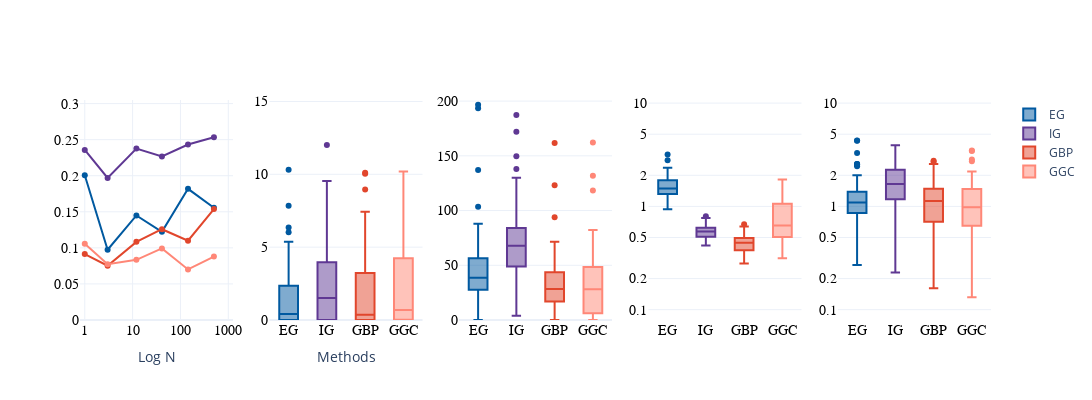

Source (notebook cell):
### Code cell
## Plot ##
import plotly.graph_objects as go
from plotly.subplots import make_subplots


def format_title(title, subtitle=None, subtitle_font_size=14):
    title = f"<b>{title}</b>"
    if not subtitle:
        return title
    subtitle = f'<span style="font-size: {subtitle_font_size}px;">{subtitle}</span>'
    return f"{title}<br>{subtitle}"

if target == "pce":
    title = "Attribution Evaluation PCE"
else:
    title = "Attribution Evaluation Mean Thickness"


fig = make_subplots(
    rows=1,
    cols=5
)

cd = ["#E1462C", "#0059A0", "#5F3893", "#FF8777","#0A2C6E", "#CEDEEB"]

fig.add_trace(
    go.Scatter(
        y=np.nanmean(sensN[0],0),
        x=n_list,
        name="EG",
        marker_color=cd[1],
        showlegend=False,
        mode="lines+markers",
    ),
    row=1,
    col=1,
)

fig.add_trace(
    go.Scatter(
        y=np.nanmean(sensN[1],0),
        x=n_list,
        name="IG",
        marker_color=cd[2],
        showlegend=False,
        mode="lines+markers",
    ),
    row=1,
    col=1,
)

fig.add_trace(
    go.Scatter(
        y=np.nanmean(sensN[2],0),
        x=n_list,
        name="GBP",
        marker_color=cd[0],
        showlegend=False,
        mode="lines+markers",
    ),
    row=1,
    col=1,
)

fig.add_trace(
    go.Scatter(
        y=np.nanmean(sensN[3],0),
        x=n_list,
        name="GGC",
        marker_color=cd[3],
        showlegend=False,
        mode="lines+markers",
    ),
    row=1,
    col=1,
)

fig.add_trace(
    go.Box(y=ins_abc[0], name="EG", marker_color=cd[1], showlegend=False),
    row=1,
    col=2,
)
fig.add_trace(
    go.Box(y=ins_abc[1], name="IG", marker_color=cd[2], showlegend=False),
    row=1,
    col=2,
)
fig.add_trace(
    go.Box(y=ins_abc[2], name="GBP", marker_color=cd[0], showlegend=False),
    row=1,
    col=2,
)
fig.add_trace(
    go.Box(y=ins_abc[3], name="GGC", marker_color=cd[3], showlegend=False),
    row=1,
    col=2,
)



fig.add_trace(
    go.Box(y=del_abc[0], name="EG", marker_color=cd[1], showlegend=False),
    row=1,
    col=3,
)
fig.add_trace(
    go.Box(y=del_abc[1], name="IG", marker_color=cd[2], showlegend=False),
    row=1,
    col=3,
)
fig.add_trace(
    go.Box(y=del_abc[2], name="GBP", marker_color=cd[0], showlegend=False),
    row=1,
    col=3,
)
fig.add_trace(
    go.Box(y=del_abc[3], name="GGC", marker_color=cd[3], showlegend=False),
    row=1,
    col=3,
)

fig.add_trace(
    go.Box(y=sens[0].squeeze(), name="EG", marker_color=cd[1]), row=1, col=4,
)
fig.add_trace(
    go.Box(y=sens[1].squeeze(), name="IG", marker_color=cd[2]), row=1, col=4,
)
fig.add_trace(
    go.Box(y=sens[2].squeeze(), name="GBP", marker_color=cd[0]), row=1, col=4,
)
fig.add_trace(
    go.Box(y=sens[3].squeeze(), name="GGC", marker_color=cd[3]), row=1, col=4,
)


fig.add_trace(
    go.Box(
        y=infid[0].squeeze(), name="EG", marker_color=cd[1], showlegend=False
    ),
    row=1,
    col=5,
)
fig.add_trace(
    go.Box(
        y=infid[1].squeeze(), name="IG", marker_color=cd[2], showlegend=False
    ),
    row=1,
    col=5,
)
fig.add_trace(
    go.Box(
        y=infid[2].squeeze(), name="GBP", marker_color=cd[0], showlegend=False
    ),
    row=1,
    col=5,
)
fig.add_trace(
    go.Box(
        y=infid[3].squeeze(), name="GGC", marker_color=cd[3], showlegend=False
    ),
    row=1,
    col=5,
)


fig.update_xaxes(tickfont= dict(size=14, family="Helvetica", color="rgb(0,0,0)"))
fig.update_yaxes(tickfont= dict(size=14, family="Helvetica", color="rgb(0,0,0)"))

fig.update_xaxes(title="Log N",type="log",range = [-0.1,3.1],tickvals = [1,10,100,1000], zeroline=False, row=1, col=1)
fig.update_xaxes(title="Methods",zeroline=True, row=1, col=2)
fig.update_xaxes(zeroline=True, row=1, col=4)

fig.update_yaxes(range = [0, 0.305], row=1, col=1) # [-0.61, 0.61] [-0.61, 0.61] [-0.01, 0.21] [-0.61, 0.61] [0, 0.81] [-0.21, 0.81] [0, 0.305]
fig.update_yaxes(range = [0,15.1],rangemode="tozero", row=1, col=2) # [0,1.01] [0,40.5] [0,0.51] [0,1.02] [0,0.41] [0,25.5] [0,0.105]
fig.update_yaxes(range = [0,201],rangemode="tozero", row=1, col=3) # [0,6.05] [0,302] [-0.01,2.01] [-1.1,1.03] [-0.01,6.1] [0,1.02] [0,81] [0,1.04]
fig.update_yaxes(range = [-1.1,1.03], rangemode="tozero",type="log",tickvals = [0.1,0.2,0.5,1,2,5,10], zeroline=True, row=1, col=4) # [-2.1,3.07] [-2.1,3.07] [-1.1,1.03] [-3.1,2.03] [-2.1,2.03] [-4.1,1.03] [-1.1,1.03]
fig.update_yaxes(range = [-1.1,1.03],rangemode="tozero",type="log",tickvals = [0.1,0.2,0.5,1,2,5,10], row=1, col=5) # [-8.1,0.1] [-4.1,4.1] [-6.1,-0.9] [-6.1,2.1] [-8.1,0.1] [-6.1,2.1] [-6.1,-2.95]

fig.update_layout(
    legend_title=None,
    legend={"traceorder": "normal"},
    title_y=0.96,
    title_x=0.035,
    template="plotly_white",
    height=400,
    width=1600,
)

fig.write_image("xai/images/"+ target + "/" + dim + "/" + dim +"_eval.png", scale=2)

fig.show()

### Figure 1 — Plotly figure (JSON) as saved in the notebook; plotly's stock layout.template omitted (floating-point values rounded to 4 significant figures)
{"data": [{"marker": {"color": "#0059A0"}, "mode": "lines+markers", "name": "EG", "showlegend": false, "type": "scatter", "x": [1, 3, 12, 41, 144, 501], "xaxis": "x", "y": [0.2006, 0.09739, 0.1449, 0.1222, 0.1819, 0.1556], "yaxis": "y"}, {"marker": {"color": "#5F3893"}, "mode": "lines+markers", "name": "IG", "showlegend": false, "type": "scatter", "x": [1, 3, 12, 41, 144, 501], "xaxis": "x", "y": [0.2358, 0.1969, 0.2377, 0.2266, 0.2433, 0.2534], "yaxis": "y"}, {"marker": {"color": "#E1462C"}, "mode": "lines+markers", "name": "GBP", "showlegend": false, "type": "scatter", "x": [1, 3, 12, 41, 144, 501], "xaxis": "x", "y": [0.0914, 0.07528, 0.1083, 0.1259, 0.11, 0.1538], "yaxis": "y"}, {"marker": {"color": "#FF8777"}, "mode": "lines+markers", "name": "GGC", "showlegend": false, "type": "scatter", "x": [1, 3, 12, 41, 144, 501], "xaxis": "x", "y": [0.1056, 0.07738, 0.08345, 0.09918, 0.07009, 0.08788], "yaxis": "y"}, {"marker": {"color": "#0059A0"}, "name": "EG", "showlegend": false, "type": "box", "xaxis": "x2", "y": [0.003058, 4.925, 2.237, 5.362, 1.524, 3.861, 2.917e-05, 2.21, 0.3102, 5.341e-05, 2.219, 3.835, 0, 0.6525, 6.865e-05, 5.854e-06, 0.0002718, 0.2962, 6.343, 0.0005616, 6.945e-05, 4.316, 1.919, 0.518, 10.31, 7.838, 0.03306, 1.198, 0.001554, 1.699, 0.01099, 0, 3.503, 2.351, 0.0001361, 4.124, 0.001391, 1.808, 2.853, 0.9901, 0.002733, 0.8112, 0.003947, 0, 0, 0, 9.309e-06, 1.916e-05, 0.0002961, 6.018], "yaxis": "y2"}, {"marker": {"color": "#5F3893"}, "name": "IG", "showlegend": false, "type": "box", "xaxis": "x2", "y": [1.321, 5.478, 4.407, 6.316, 0.7179, 5.613, 0.01977, 8.195, 0.7121, 0, 0.9494, 3.963, 1.18e-06, 1.263, 0.002425, 0.05684, 0.0005997, 1.93, 5.378, 0.577, 1.694, 6.689, 3.439, 2.27, 9.548, 6.16, 0.002718, 2.359, 0.004663, 1.911, 2.61, 0.0004456, 1.226, 2.875, 0, 12.01, 0.4994, 3.781, 2.964, 0.7069, 2.115, 0.001542, 1.773, 0.000157, 0, 0.0001487, 0, 0, 4.67, 7.066], "yaxis": "y2"}, {"marker": {"color": "#E1462C"}, "name": "GBP", "showlegend": false, "type": "box", "xaxis": "x2", "y": [0.3443, 6.467, 1.001, 6.211, 0.0002418, 4.309, 0.001349, 6.732, 0.3636, 0.0001226, 1.463, 8.949, 0, 1.986, 0.003991, 0.5693, 5.898e-05, 6.049e-05, 3.307, 0.003195, 2.512, 1.81, 0.001204, 0.000458, 10.11, 6.022, 0.03567, 1.93, 0, 0.0183, 1.583, 0.0001487, 0.5622, 5.264, 0, 10.04, 3.218, 0.09616, 2.146, 2.534, 0, 3.476, 0.0004182, 3.239e-05, 0, 0, 0.002053, 0, 4.359e-05, 7.424], "yaxis": "y2"}, {"marker": {"color": "#FF8777"}, "name": "GGC", "showlegend": false, "type": "box", "xaxis": "x2", "y": [0.629, 4.304, 2.692, 6.376, 4.356e-07, 3.656, 4.239e-05, 5.394, 1.151, 0, 1.272, 2.514, 0.0004137, 4.607, 2.406e-05, 0.05212, 0, 0.0005305, 4.257, 0.001154, 1.974, 4.244, 0.6791, 0.3963, 10.05, 5.992, 0.03257, 1.263, 0.001661, 0.06287, 4.11, 0.7051, 0.112, 5.482, 0.1965, 10.09, 1.167, 0.3646, 4.212, 7.022, 4.648, 1.075, 0.2865, 2.088e-05, 0.0001033, 0.1609, 0.01242, 0, 0.02934, 10.19], "yaxis": "y2"}, {"marker": {"color": "#0059A0"}, "name": "EG", "showlegend": false, "type": "box", "xaxis": "x3", "y": [65.06, 38.75, 87.84, 51.28, 37.07, 32.85, 34.25, 66.85, 27.58, 35.75, 36.74, 22.8, 5.161, 39.97, 0, 33.04, 32.31, 41.9, 6.048, 0.5467, 34.54, 103.5, 6.638, 23.92, 196.7, 56.4, 137.0, 53.99, 46.84, 193.5, 24.98, 60.96, 69.73, 38.84, 56.64, 49.84, 38.48, 46.35, 51.24, 84.39, 29.88, 25.2, 56.05, 21.32, 12.65, 66.64, 15.65, 38.52, 27.71, 42.1], "yaxis": "y3"}, {"marker": {"color": "#5F3893"}, "name": "IG", "showlegend": false, "type": "box", "xaxis": "x3", "y": [118.3, 48.78, 149.6, 71.01, 51.14, 79.64, 75.35, 120.7, 80.17, 59.88, 66.59, 49.25, 21.81, 53.94, 3.79, 55.92, 57.73, 69.31, 36.46, 38.08, 50.31, 88.67, 27.63, 39.33, 172.0, 108.3, 138.0, 46.7, 96.14, 187.4, 60.62, 70.62, 82.68, 48.56, 130.0, 76.85, 42.01, 97.26, 77.43, 82.2, 78.08, 41.3, 103.5, 59.2, 10.05, 60.47, 51.77, 42.13, 83.98, 81.33], "yaxis": "y3"}, {"marker": {"color": "#E1462C"}, "name": "GBP", "showlegend": false, "type": "box", "xaxis": "x3", "y": [53.42, 50.63, 93.81, 42.74, 40.87, 32.39, 20.49, 64.84, 33.67, 34.76, 29.36, 44.93, 41.85, 21.9, 19.31, 10.0, 12.96, 0.005088, 24.07, 16.89, 7.732, 28.24, 17.95, 4.351, 161.8, 53.85, 71.47, 18.36, 30.04, 123.0, 46.98, 0.2469, 26.79, 24.38, 31.09, 28.35, 44.04, 31.8, 15.64, 43.61, 15.54, 53.5, 8.198, 24.0, 28.02, 0.005196, 42.01, 0.006554, 21.25, 12.67], "yaxis": "y3"}, {"marker": {"color": "#FF8777"}, "name": "GGC", "showlegend": false, "type": "box", "xaxis": "x3", "y": [18.47, 19.95, 45.06, 54.08, 35.54, 58.45, 38.59, 28.36, 23.35, 27.89, 82.33, 16.86, 0, 30.31, 2.419, 27.24, 4.986, 67.06, 4.375, 19.34, 41.64, 131.7, 9.945, 11.68, 162.3, 44.67, 56.65, 1.584, 31.75, 118.3, 41.07, 57.13, 25.59, 33.36, 53.36, 29.45, 6.271, 9.308, 6.121, 79.76, 48.43, 21.29, 2.07, 3.643, 0.0001341, 1.046, 0, 0.01562, 34.96, 50.47], "yaxis": "y3"}, {"marker": {"color": "#0059A0"}, "name": "EG", "type": "box", "xaxis": "x4", "y": [1.481, 1.995, 1.127, 2.238, 1.794, 1.672, 2.789, 1.292, 2.034, 1.375, 1.806, 1.567, 1.342, 1.113, 1.49, 1.669, 1.276, 1.79, 1.487, 1.62, 1.62, 1.418, 1.468, 1.4, 1.08, 1.293, 0.9937, 1.134, 0.9678, 1.058, 0.9384, 1.498, 2.025, 1.339, 1.902, 3.174, 2.181, 1.396, 1.479, 1.511, 1.993, 1.25, 1.507, 1.931, 1.419, 1.319, 1.627, 1.445, 1.722, 2.372], "yaxis": "y4"}, {"marker": {"color": "#5F3893"}, "name": "IG", "type": "box", "xaxis": "x4", "y": [0.4525, 0.432, 0.6214, 0.5103, 0.6388, 0.5236, 0.5948, 0.6352, 0.545, 0.7145, 0.5278, 0.6249, 0.5666, 0.5198, 0.4617, 0.7015, 0.5296, 0.5734, 0.4689, 0.6142, 0.5125, 0.5881, 0.5081, 0.7458, 0.5674, 0.5798, 0.6223, 0.5004, 0.6181, 0.5803, 0.502, 0.5708, 0.4692, 0.4837, 0.5794, 0.4184, 0.4679, 0.7716, 0.465, 0.5897, 0.6226, 0.6234, 0.8035, 0.44, 0.5848, 0.6303, 0.5953, 0.5093, 0.667, 0.531], "yaxis": "y4"}, {"marker": {"color": "#E1462C"}, "name": "GBP", "type": "box", "xaxis": "x4", "y": [0.483, 0.5322, 0.4665, 0.5309, 0.3456, 0.3961, 0.4134, 0.4378, 0.3201, 0.6376, 0.536, 0.4302, 0.4618, 0.5014, 0.6715, 0.4078, 0.4062, 0.4818, 0.5493, 0.2797, 0.4447, 0.3361, 0.4638, 0.4794, 0.4581, 0.4449, 0.4936, 0.39, 0.3385, 0.3842, 0.4042, 0.374, 0.4598, 0.5753, 0.363, 0.4695, 0.4206, 0.3559, 0.325, 0.3739, 0.545, 0.5613, 0.3627, 0.4862, 0.5486, 0.3756, 0.5601, 0.4269, 0.4635, 0.322], "yaxis": "y4"}, {"marker": {"color": "#FF8777"}, "name": "GGC", "type": "box", "xaxis": "x4", "y": [0.5387, 0.8536, 0.495, 0.6849, 0.6517, 0.6811, 0.6934, 0.442, 1.013, 0.5203, 0.5106, 0.451, 0.3155, 1.202, 0.7687, 1.196, 0.5815, 0.8923, 0.3857, 0.867, 0.6514, 0.488, 0.4855, 0.5683, 0.526, 0.5759, 0.522, 1.059, 0.3249, 0.5139, 0.3949, 0.802, 0.7574, 1.21, 1.391, 1.609, 0.621, 0.3942, 1.822, 0.603, 1.066, 1.103, 1.564, 1.262, 0.4422, 0.5056, 0.4115, 1.338, 1.133, 0.8604], "yaxis": "y4"}, {"marker": {"color": "#0059A0"}, "name": "EG", "showlegend": false, "type": "box", "xaxis": "x5", "y": [1.065, 0.8851, 0.9346, 0.6433, 0.3497, 0.7119, 1.168, 1.185, 0.2705, 0.8814, 0.7441, 0.5345, 2.574, 0.5539, 0.875, 0.9684, 2.442, 1.451, 0.9327, 1.14, 0.6915, 4.336, 0.5267, 1.288, 3.282, 2.001, 2.566, 1.225, 2.517, 4.318, 0.862, 1.314, 1.386, 1.257, 1.929, 0.4409, 1.119, 0.9547, 1.04, 0.8896, 1.111, 0.9017, 0.7298, 2.554, 1.227, 1.071, 0.8061, 1.227, 1.503, 1.209], "yaxis": "y5"}, {"marker": {"color": "#5F3893"}, "name": "IG", "showlegend": false, "type": "box", "xaxis": "x5", "y": [0.8448, 0.7489, 0.3571, 1.25, 1.136, 3.381, 0.8674, 2.156, 0.796, 2.755, 0.2292, 2.307, 1.301, 1.834, 1.302, 0.8955, 1.37, 3.37, 0.7962, 1.385, 3.9, 2.531, 1.488, 1.308, 1.358, 2.931, 3.39, 1.968, 3.672, 2.225, 0.9269, 2.234, 1.292, 0.899, 1.95, 2.733, 1.551, 1.91, 2.101, 1.174, 1.205, 2.489, 1.703, 2.098, 1.589, 1.803, 1.11, 2.289, 2.268, 2.012], "yaxis": "y5"}, {"marker": {"color": "#E1462C"}, "name": "GBP", "showlegend": false, "type": "box", "xaxis": "x5", "y": [1.232, 1.085, 1.327, 0.3162, 1.299, 0.6303, 0.7775, 0.4008, 1.094, 0.3422, 0.7113, 1.698, 1.537, 0.8447, 0.8487, 0.4699, 1.186, 1.796, 1.282, 0.7004, 1.483, 2.772, 1.024, 0.7326, 1.155, 1.358, 2.576, 0.5249, 2.701, 1.717, 0.1614, 0.1938, 1.018, 0.807, 1.196, 0.2558, 0.6268, 1.033, 1.487, 0.8731, 2.213, 1.291, 0.5168, 0.821, 1.727, 1.197, 1.342, 1.488, 1.484, 2.211], "yaxis": "y5"}, {"marker": {"color": "#FF8777"}, "name": "GGC", "showlegend": false, "type": "box", "xaxis": "x5", "y": [1.087, 0.2563, 1.344, 0.7619, 0.7881, 1.617, 0.9023, 1.688, 0.364, 0.7328, 0.6547, 0.9344, 0.8988, 0.7582, 0.5565, 0.9931, 1.248, 2.046, 1.011, 0.4355, 1.038, 2.837, 0.5222, 0.1317, 0.47, 2.18, 2.73, 1.515, 1.589, 1.437, 0.2081, 1.475, 0.6514, 1.113, 1.375, 0.6494, 0.965, 1.699, 0.6303, 0.5437, 1.317, 3.442, 0.9349, 0.4806, 1.003, 0.8689, 1.421, 1.62, 3.48, 0.6433], "yaxis": "y5"}], "layout": {"height": 400, "legend": {"title": {}, "traceorder": "normal"}, "title": {"x": 0.035, "y": 0.96}, "width": 1600, "xaxis": {"anchor": "y", "domain": [0, 0.168], "range": [-0.1, 3.1], "tickfont": {"color": "rgb(0,0,0)", "family": "Helvetica", "size": 14}, "tickvals": [1, 10, 100, 1000], "title": {"text": "Log N"}, "type": "log", "zeroline": false}, "xaxis2": {"anchor": "y2", "domain": [0.208, 0.376], "tickfont": {"color": "rgb(0,0,0)", "family": "Helvetica", "size": 14}, "title": {"text": "Methods"}, "zeroline": true}, "xaxis3": {"anchor": "y3", "domain": [0.416, 0.584], "tickfont": {"color": "rgb(0,0,0)", "family": "Helvetica", "size": 14}}, "xaxis4": {"anchor": "y4", "domain": [0.624, 0.792], "tickfont": {"color": "rgb(0,0,0)", "family": "Helvetica", "size": 14}, "zeroline": true}, "xaxis5": {"anchor": "y5", "domain": [0.832, 1], "tickfont": {"color": "rgb(0,0,0)", "family": "Helvetica", "size": 14}}, "yaxis": {"anchor": "x", "domain": [0, 1], "range": [0, 0.305], "tickfont": {"color": "rgb(0,0,0)", "family": "Helvetica", "size": 14}}, "yaxis2": {"anchor": "x2", "domain": [0, 1], "range": [0, 15.1], "rangemode": "tozero", "tickfont": {"color": "rgb(0,0,0)", "family": "Helvetica", "size": 14}}, "yaxis3": {"anchor": "x3", "domain": [0, 1], "range": [0, 201], "rangemode": "tozero", "tickfont": {"color": "rgb(0,0,0)", "family": "Helvetica", "size": 14}}, "yaxis4": {"anchor": "x4", "domain": [0, 1], "range": [-1.1, 1.03], "rangemode": "tozero", "tickfont": {"color": "rgb(0,0,0)", "family": "Helvetica", "size": 14}, "tickvals": [0.1, 0.2, 0.5, 1, 2, 5, 10], "type": "log", "zeroline": true}, "yaxis5": {"anchor": "x5", "domain": [0, 1], "range": [-1.1, 1.03], "rangemode": "tozero", "tickfont": {"color": "rgb(0,0,0)", "family": "Helvetica", "size": 14}, "tickvals": [0.1, 0.2, 0.5, 1, 2, 5, 10], "type": "log"}}}
